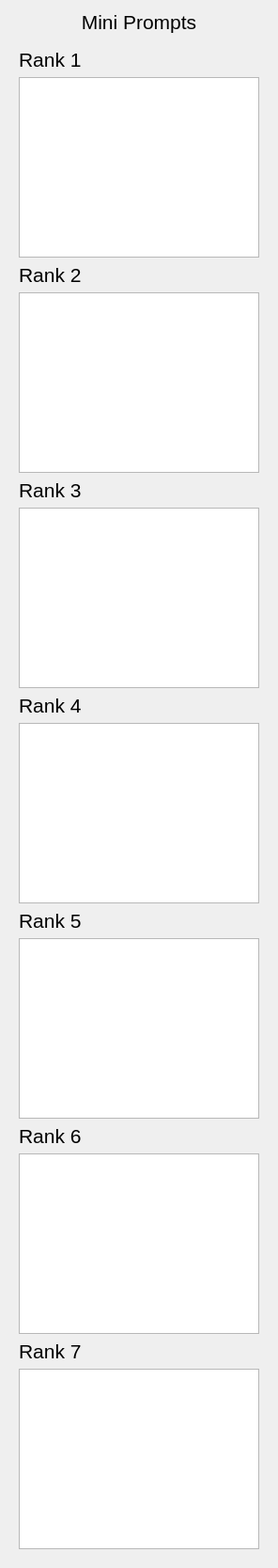
        <widget class="QFrame" name="finalOutputPromptFrame">
         <property name="frameShape">
          <enum>QFrame::NoFrame</enum>
         </property>
         <layout class="QVBoxLayout" name="verticalLayout_18">
          <item>
           <widget class="QLabel" name="label">
            <property name="font">
             <font>
              <pointsize>16</pointsize>
             </font>
            </property>
            <property name="text">
             <string>Mini Prompts</string>
            </property>
            <property name="alignment">
             <set>Qt::AlignCenter</set>
            </property>
           </widget>
          </item>
          <item>
           <widget class="QFrame" name="outputManifoldFrame">
            <property name="frameShape">
             <enum>QFrame::NoFrame</enum>
            </property>
            <layout class="QVBoxLayout" name="verticalLayout_17">
             <item>
              <widget class="QLabel" name="outputRank1Label">
               <property name="font">
                <font>
                 <pointsize>16</pointsize>
                </font>
               </property>
               <property name="text">
                <string>Rank 1</string>
               </property>
              </widget>
             </item>
             <item>
              <widget class="QTextEdit" name="rank1TE">
               <property name="readOnly">
                <bool>true</bool>
               </property>
              </widget>
             </item>
             <item>
              <widget class="QLabel" name="outputRank2Label">
               <property name="font">
                <font>
                 <pointsize>16</pointsize>
                </font>
               </property>
               <property name="text">
                <string>Rank 2</string>
               </property>
              </widget>
             </item>
             <item>
              <widget class="QTextEdit" name="rank2TE">
               <property name="readOnly">
                <bool>true</bool>
               </property>
              </widget>
             </item>
             <item>
              <widget class="QLabel" name="outputRank3Label">
               <property name="font">
                <font>
                 <pointsize>16</pointsize>
                </font>
               </property>
               <property name="text">
                <string>Rank 3</string>
               </property>
              </widget>
             </item>
             <item>
              <widget class="QTextEdit" name="rank3TE">
               <property name="readOnly">
                <bool>true</bool>
               </property>
              </widget>
             </item>
             <item>
              <widget class="QLabel" name="outputRank4Label">
               <property name="font">
                <font>
                 <pointsize>16</pointsize>
                </font>
               </property>
               <property name="text">
                <string>Rank 4</string>
               </property>
              </widget>
             </item>
             <item>
              <widget class="QTextEdit" name="rank4TE">
               <property name="readOnly">
                <bool>true</bool>
               </property>
              </widget>
             </item>
             <item>
              <widget class="QLabel" name="outputRank5Label">
               <property name="font">
                <font>
                 <pointsize>16</pointsize>
                </font>
               </property>
               <property name="text">
                <string>Rank 5</string>
               </property>
              </widget>
             </item>
             <item>
              <widget class="QTextEdit" name="rank5TE">
               <property name="readOnly">
                <bool>true</bool>
               </property>
              </widget>
             </item>
             <item>
              <widget class="QLabel" name="outputRank6Label">
               <property name="font">
                <font>
                 <pointsize>16</pointsize>
                </font>
               </property>
               <property name="text">
                <string>Rank 6</string>
               </property>
              </widget>
             </item>
             <item>
              <widget class="QTextEdit" name="rank6TE">
               <property name="readOnly">
                <bool>true</bool>
               </property>
              </widget>
             </item>
             <item>
              <widget class="QLabel" name="outputRank7Label">
               <property name="font">
                <font>
                 <pointsize>16</pointsize>
                </font>
               </property>
               <property name="text">
                <string>Rank 7</string>
               </property>
              </widget>
             </item>
             <item>
              <widget class="QTextEdit" name="rank7TE">
               <property name="readOnly">
                <bool>true</bool>
               </property>
              </widget>
             </item>
            </layout>
           </widget>
          </item>
         </layout>
        </widget>
